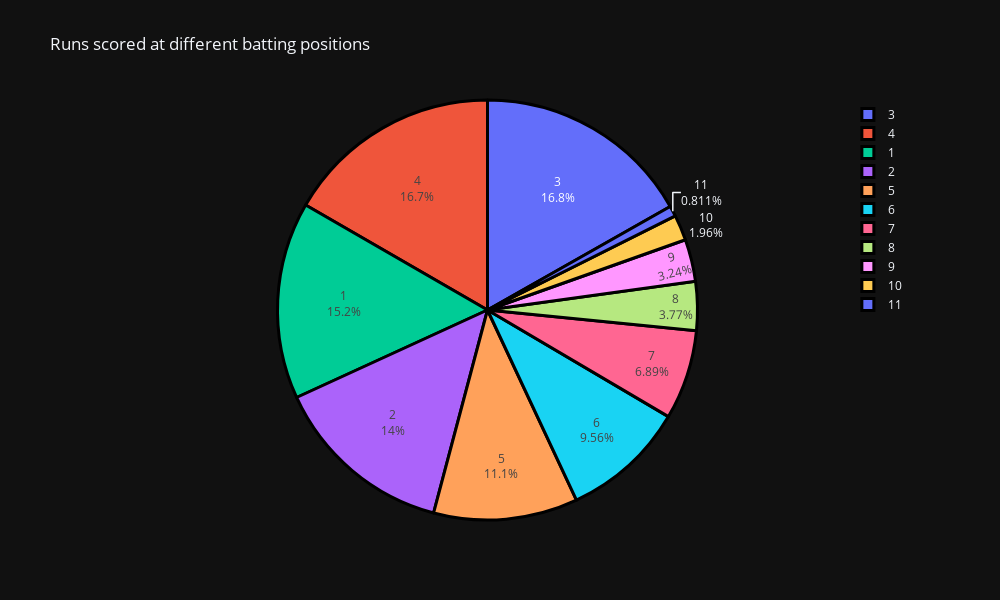

This figure's notebook cell:
### Markdown cell above
Maximum runs scored was by the batsman at 3rd position followed by 4th and 1st

### Code cell
label=bps['Batting_Position']
counts=bps['Runs']
fig=px.pie(bps,names='Batting_Position', values=counts,title='Runs scored at different batting positions',color='Batting_Position',template='plotly_dark')
fig.update_layout(width=1000, height=600)
fig.update_traces(hoverinfo='label',textinfo = 'percent+label',marker=dict(line=dict(color='black', width=3)))
fig.show()

### Figure 1 — Plotly figure (JSON) as saved in the notebook; plotly's stock layout.template omitted (floating-point values rounded to 4 significant figures)
{"data": [{"customdata": [[3], [4], [1], [2], [5], [6], [7], [8], [9], [10], [11]], "domain": {"x": [0, 1], "y": [0, 1]}, "hoverinfo": "label", "hovertemplate": "Batting_Position=%{customdata[0]}<br>Runs=%{value}<extra></extra>", "labels": [3, 4, 1, 2, 5, 6, 7, 8, 9, 10, 11], "legendgroup": "", "marker": {"colors": ["#636efa", "#EF553B", "#00cc96", "#ab63fa", "#FFA15A", "#19d3f3", "#FF6692", "#B6E880", "#FF97FF", "#FECB52", "#636efa"], "line": {"color": "black", "width": 3}}, "name": "", "showlegend": true, "textinfo": "percent+label", "type": "pie", "values": [4079, 4048, 3684, 3407, 2694, 2322, 1674, 916, 787, 476, 197]}], "layout": {"height": 600, "legend": {"tracegroupgap": 0}, "title": {"text": "Runs scored at different batting positions"}, "width": 1000}}
